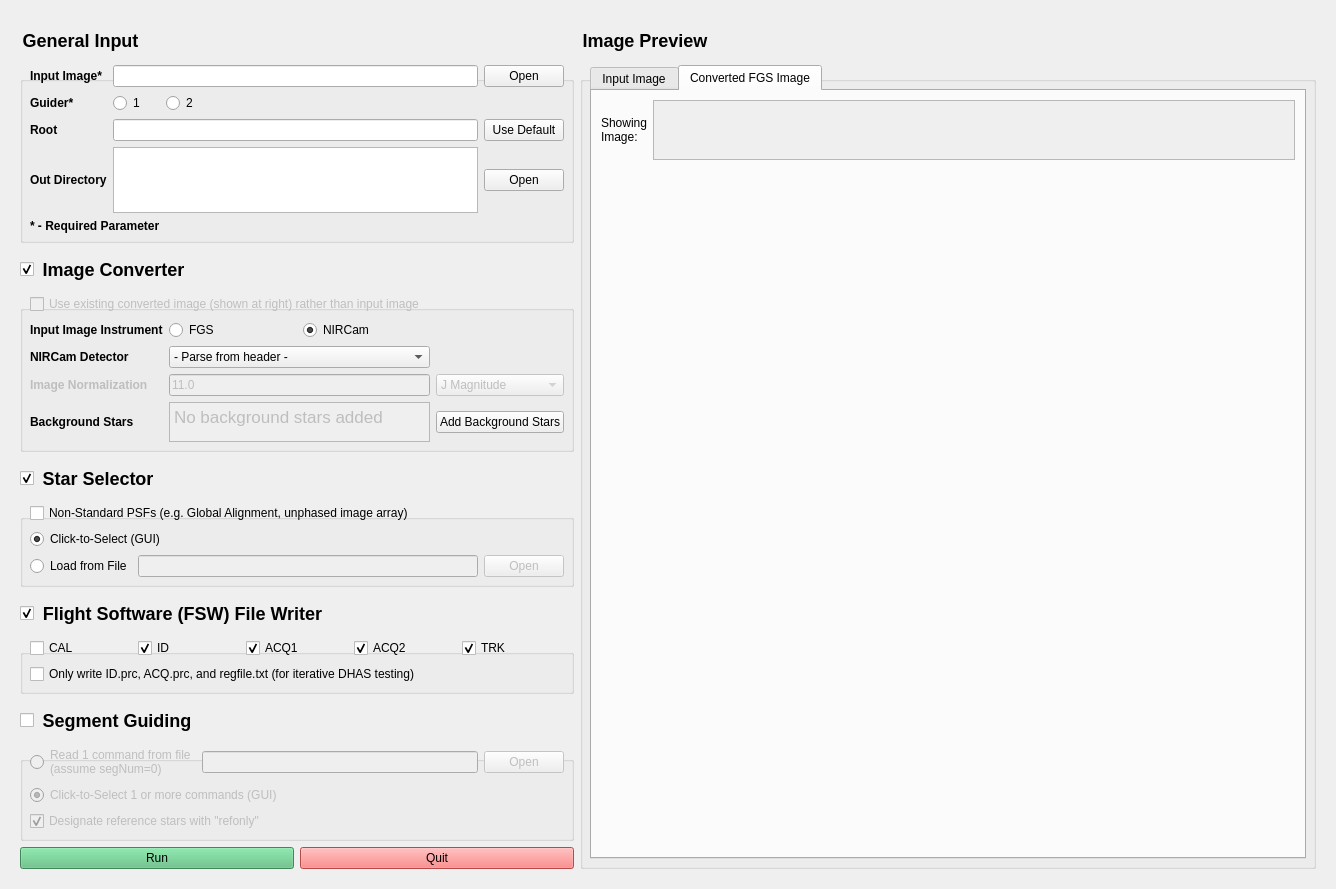
 <widget class="QMainWindow" name="MainWindow">
  <property name="geometry">
   <rect>
    <x>0</x>
    <y>0</y>
    <width>1336</width>
    <height>889</height>
   </rect>
  </property>
  <property name="windowTitle">
   <string>MainWindow</string>
  </property>
  <widget class="QWidget" name="centralwidget">
   <layout class="QGridLayout" name="gridLayout_8">
    <property name="margin">
     <number>20</number>
    </property>
    <item row="0" column="0" colspan="2">
     <widget class="QGroupBox" name="groupBox_inputData">
      <property name="sizePolicy">
       <sizepolicy hsizetype="Minimum" vsizetype="Preferred">
        <horstretch>0</horstretch>
        <verstretch>0</verstretch>
       </sizepolicy>
      </property>
      <property name="styleSheet">
       <string notr="true">QGroupBox { font-size: 18px; font-weight: bold; margin-top: 35px } QGroupBox::title { top: -25px }</string>
      </property>
      <property name="title">
       <string>General Input</string>
      </property>
      <property name="checkable">
       <bool>false</bool>
      </property>
      <layout class="QGridLayout" name="gridLayout">
       <item row="0" column="0">
        <widget class="QLabel" name="label_input">
         <property name="text">
          <string>&lt;b&gt;Input Image*&lt;/b&gt;</string>
         </property>
        </widget>
       </item>
       <item row="0" column="1" colspan="3">
        <widget class="QLineEdit" name="lineEdit_inputImage"/>
       </item>
       <item row="0" column="4">
        <widget class="QPushButton" name="pushButton_inputImage">
         <property name="text">
          <string>Open</string>
         </property>
        </widget>
       </item>
       <item row="1" column="0">
        <widget class="QLabel" name="label_guider">
         <property name="text">
          <string>&lt;b&gt;Guider*&lt;/b&gt;</string>
         </property>
        </widget>
       </item>
       <item row="1" column="1">
        <widget class="QRadioButton" name="radioButton_G1">
         <property name="text">
          <string>1</string>
         </property>
         <attribute name="buttonGroup">
          <string notr="true">buttonGroup_guider</string>
         </attribute>
        </widget>
       </item>
       <item row="1" column="2">
        <widget class="QRadioButton" name="radioButton_G2">
         <property name="text">
          <string>2</string>
         </property>
         <attribute name="buttonGroup">
          <string notr="true">buttonGroup_guider</string>
         </attribute>
        </widget>
       </item>
       <item row="1" column="3">
        <spacer name="horizontalSpacer">
         <property name="orientation">
          <enum>Qt::Horizontal</enum>
         </property>
         <property name="sizeHint" stdset="0">
          <size>
           <width>274</width>
           <height>20</height>
          </size>
         </property>
        </spacer>
       </item>
       <item row="2" column="0">
        <widget class="QLabel" name="label_root">
         <property name="text">
          <string>&lt;b&gt;Root&lt;/b&gt;</string>
         </property>
        </widget>
       </item>
       <item row="2" column="1" colspan="3">
        <widget class="QLineEdit" name="lineEdit_root"/>
       </item>
       <item row="2" column="4">
        <widget class="QPushButton" name="pushButton_root">
         <property name="text">
          <string>Use Default</string>
         </property>
        </widget>
       </item>
       <item row="3" column="0">
        <widget class="QLabel" name="label_out">
         <property name="text">
          <string>&lt;html&gt;&lt;head/&gt;&lt;body&gt;&lt;p&gt;&lt;span style=&quot; font-weight:600;&quot;&gt;Out Directory&lt;/span&gt;&lt;/p&gt;&lt;/body&gt;&lt;/html&gt;</string>
         </property>
        </widget>
       </item>
       <item row="3" column="4">
        <widget class="QPushButton" name="pushButton_out">
         <property name="text">
          <string>Open</string>
         </property>
        </widget>
       </item>
       <item row="4" column="0" colspan="2">
        <widget class="QLabel" name="label_requiredParameter">
         <property name="text">
          <string>&lt;html&gt;&lt;head/&gt;&lt;body&gt;&lt;p&gt;&lt;span style=&quot; font-weight:600;&quot;&gt;* - Required Parameter&lt;/span&gt;&lt;/p&gt;&lt;/body&gt;&lt;/html&gt;</string>
         </property>
        </widget>
       </item>
       <item row="3" column="1" colspan="3">
        <widget class="QTextEdit" name="textEdit_out">
         <property name="sizePolicy">
          <sizepolicy hsizetype="Expanding" vsizetype="MinimumExpanding">
           <horstretch>0</horstretch>
           <verstretch>0</verstretch>
          </sizepolicy>
         </property>
         <property name="minimumSize">
          <size>
           <width>0</width>
           <height>40</height>
          </size>
         </property>
         <property name="maximumSize">
          <size>
           <width>16777215</width>
           <height>70</height>
          </size>
         </property>
        </widget>
       </item>
      </layout>
     </widget>
    </item>
    <item row="0" column="2" rowspan="6">
     <widget class="QGroupBox" name="groupBox_imagePreview">
      <property name="styleSheet">
       <string notr="true">QGroupBox { font-size: 18px; font-weight: bold; margin-top: 35px } QGroupBox::title { top: -25px }</string>
      </property>
      <property name="title">
       <string>Image Preview</string>
      </property>
      <property name="checkable">
       <bool>false</bool>
      </property>
      <layout class="QHBoxLayout" name="horizontalLayout">
       <item>
        <widget class="QTabWidget" name="tabWidget">
         <property name="focusPolicy">
          <enum>Qt::NoFocus</enum>
         </property>
         <property name="tabPosition">
          <enum>QTabWidget::North</enum>
         </property>
         <property name="tabShape">
          <enum>QTabWidget::Rounded</enum>
         </property>
         <property name="currentIndex">
          <number>1</number>
         </property>
         <widget class="QWidget" name="tab_input">
          <attribute name="title">
           <string>Input Image</string>
          </attribute>
          <layout class="QGridLayout" name="gridLayout_7">
           <item row="0" column="0">
            <widget class="QLabel" name="label_showingInput">
             <property name="text">
              <string>Showing
Image:</string>
             </property>
             <property name="buddy">
              <cstring>label_showingInput</cstring>
             </property>
            </widget>
           </item>
           <item row="0" column="1">
            <widget class="QTextEdit" name="textEdit_showingInput">
             <property name="enabled">
              <bool>false</bool>
             </property>
             <property name="sizePolicy">
              <sizepolicy hsizetype="Expanding" vsizetype="Maximum">
               <horstretch>0</horstretch>
               <verstretch>0</verstretch>
              </sizepolicy>
             </property>
             <property name="maximumSize">
              <size>
               <width>16777215</width>
               <height>60</height>
              </size>
             </property>
             <property name="styleSheet">
              <string notr="true">QTextEdit { background-color : #ECECEC }
\</string>
             </property>
            </widget>
           </item>
           <item row="1" column="0" colspan="2">
            <widget class="QWidget" name="canvas_input_slot" native="true">
             <property name="sizePolicy">
              <sizepolicy hsizetype="Expanding" vsizetype="Expanding">
               <horstretch>0</horstretch>
               <verstretch>0</verstretch>
              </sizepolicy>
             </property>
             <property name="minimumSize">
              <size>
               <width>600</width>
               <height>600</height>
              </size>
             </property>
            </widget>
           </item>
          </layout>
         </widget>
         <widget class="QWidget" name="tab_converted">
          <attribute name="title">
           <string>Converted FGS Image</string>
          </attribute>
          <layout class="QGridLayout" name="gridLayout_6">
           <item row="0" column="0">
            <widget class="QLabel" name="label_showingConverted">
             <property name="text">
              <string>Showing
Image:</string>
             </property>
             <property name="buddy">
              <cstring>label_showingInput</cstring>
             </property>
            </widget>
           </item>
           <item row="1" column="0" colspan="2">
            <widget class="QWidget" name="canvas_converted_slot" native="true">
             <property name="sizePolicy">
              <sizepolicy hsizetype="Expanding" vsizetype="Expanding">
               <horstretch>0</horstretch>
               <verstretch>0</verstretch>
              </sizepolicy>
             </property>
             <property name="minimumSize">
              <size>
               <width>600</width>
               <height>600</height>
              </size>
             </property>
            </widget>
           </item>
           <item row="0" column="1">
            <widget class="QTextEdit" name="textEdit_showingConverted">
             <property name="enabled">
              <bool>false</bool>
             </property>
             <property name="sizePolicy">
              <sizepolicy hsizetype="Expanding" vsizetype="Maximum">
               <horstretch>0</horstretch>
               <verstretch>0</verstretch>
              </sizepolicy>
             </property>
             <property name="maximumSize">
              <size>
               <width>16777215</width>
               <height>60</height>
              </size>
             </property>
             <property name="styleSheet">
              <string notr="true">QTextEdit { background-color : #ECECEC }
\</string>
             </property>
            </widget>
           </item>
          </layout>
         </widget>
        </widget>
       </item>
      </layout>
     </widget>
    </item>
    <item row="1" column="0" colspan="2">
     <widget class="QGroupBox" name="groupBox_imageConverter">
      <property name="enabled">
       <bool>true</bool>
      </property>
      <property name="sizePolicy">
       <sizepolicy hsizetype="Minimum" vsizetype="Preferred">
        <horstretch>0</horstretch>
        <verstretch>0</verstretch>
       </sizepolicy>
      </property>
      <property name="toolTip">
       <string>Convert input image into a raw FGS image</string>
      </property>
      <property name="styleSheet">
       <string notr="true">QGroupBox { font-size: 18px; font-weight: bold; margin-top: 35px } QGroupBox::title { top: -25px }</string>
      </property>
      <property name="title">
       <string>Image Converter</string>
      </property>
      <property name="checkable">
       <bool>true</bool>
      </property>
      <layout class="QGridLayout" name="gridLayout_3">
       <item row="3" column="3">
        <widget class="QComboBox" name="comboBox_normalize">
         <property name="enabled">
          <bool>false</bool>
         </property>
         <property name="currentIndex">
          <number>2</number>
         </property>
         <item>
          <property name="text">
           <string>- Select units -</string>
          </property>
         </item>
         <item>
          <property name="text">
           <string>FGS counts</string>
          </property>
         </item>
         <item>
          <property name="text">
           <string>J Magnitude</string>
          </property>
         </item>
        </widget>
       </item>
       <item row="1" column="2">
        <widget class="QRadioButton" name="radioButton_NIRCam">
         <property name="text">
          <string>NIRCam</string>
         </property>
         <property name="checked">
          <bool>true</bool>
         </property>
         <attribute name="buttonGroup">
          <string notr="true">buttonGroup_instrument</string>
         </attribute>
        </widget>
       </item>
       <item row="3" column="1" colspan="2">
        <widget class="QLineEdit" name="lineEdit_normalize">
         <property name="enabled">
          <bool>false</bool>
         </property>
         <property name="text">
          <string>11.0</string>
         </property>
        </widget>
       </item>
       <item row="2" column="0">
        <widget class="QLabel" name="label_detector">
         <property name="text">
          <string>&lt;html&gt;&lt;head/&gt;&lt;body&gt;&lt;p&gt;&lt;span style=&quot; font-weight:600;&quot;&gt;NIRCam Detector&lt;/span&gt;&lt;/p&gt;&lt;/body&gt;&lt;/html&gt;</string>
         </property>
        </widget>
       </item>
       <item row="4" column="3">
        <widget class="QPushButton" name="pushButton_backgroundStars">
         <property name="text">
          <string>Add Background Stars</string>
         </property>
        </widget>
       </item>
       <item row="1" column="1">
        <widget class="QRadioButton" name="radioButton_FGS">
         <property name="text">
          <string>FGS</string>
         </property>
         <attribute name="buttonGroup">
          <string notr="true">buttonGroup_instrument</string>
         </attribute>
        </widget>
       </item>
       <item row="3" column="0">
        <widget class="QLabel" name="label_normalize">
         <property name="enabled">
          <bool>false</bool>
         </property>
         <property name="text">
          <string>&lt;html&gt;&lt;head/&gt;&lt;body&gt;&lt;p&gt;&lt;span style=&quot; font-weight:600;&quot;&gt;Image Normalization&lt;/span&gt;&lt;/p&gt;&lt;/body&gt;&lt;/html&gt;</string>
         </property>
        </widget>
       </item>
       <item row="1" column="0">
        <widget class="QLabel" name="label_instrument">
         <property name="text">
          <string>&lt;html&gt;&lt;head/&gt;&lt;body&gt;&lt;p&gt;&lt;span style=&quot; font-weight:600;&quot;&gt;Input Image Instrument&lt;/span&gt;&lt;/p&gt;&lt;/body&gt;&lt;/html&gt;</string>
         </property>
        </widget>
       </item>
       <item row="4" column="0">
        <widget class="QLabel" name="label_backgroundStars">
         <property name="text">
          <string>&lt;html&gt;&lt;head/&gt;&lt;body&gt;&lt;p&gt;&lt;span style=&quot; font-weight:600;&quot;&gt;Background Stars&lt;/span&gt;&lt;/p&gt;&lt;/body&gt;&lt;/html&gt;</string>
         </property>
        </widget>
       </item>
       <item row="2" column="1" colspan="2">
        <widget class="QComboBox" name="comboBox_detector">
         <item>
          <property name="text">
           <string>- Parse from header -</string>
          </property>
         </item>
         <item>
          <property name="text">
           <string>A1</string>
          </property>
         </item>
         <item>
          <property name="text">
           <string>A2</string>
          </property>
         </item>
         <item>
          <property name="text">
           <string>A3</string>
          </property>
         </item>
         <item>
          <property name="text">
           <string>A4</string>
          </property>
         </item>
         <item>
          <property name="text">
           <string>A5 - long wave</string>
          </property>
         </item>
         <item>
          <property name="text">
           <string>B1</string>
          </property>
         </item>
         <item>
          <property name="text">
           <string>B2</string>
          </property>
         </item>
         <item>
          <property name="text">
           <string>B3</string>
          </property>
         </item>
         <item>
          <property name="text">
           <string>B4</string>
          </property>
         </item>
         <item>
          <property name="text">
           <string>B5 - long wave</string>
          </property>
         </item>
        </widget>
       </item>
       <item row="4" column="1" colspan="2">
        <widget class="QTextEdit" name="textEdit_backgroundStars">
         <property name="enabled">
          <bool>false</bool>
         </property>
         <property name="maximumSize">
          <size>
           <width>16777215</width>
           <height>40</height>
          </size>
         </property>
         <property name="styleSheet">
          <string notr="true">QTextEdit { background-color : #ECECEC }
\</string>
         </property>
         <property name="html">
          <string>&lt;!DOCTYPE HTML PUBLIC &quot;-//W3C//DTD HTML 4.0//EN&quot; &quot;http://www.w3.org/TR/REC-html40/strict.dtd&quot;&gt;
&lt;html&gt;&lt;head&gt;&lt;meta name=&quot;qrichtext&quot; content=&quot;1&quot; /&gt;&lt;style type=&quot;text/css&quot;&gt;
p, li { white-space: pre-wrap; }
&lt;/style&gt;&lt;/head&gt;&lt;body style=&quot; font-family:'.SF NS Text'; font-size:13pt; font-weight:400; font-style:normal;&quot;&gt;
&lt;p style=&quot; margin-top:0px; margin-bottom:0px; margin-left:0px; margin-right:0px; -qt-block-indent:0; text-indent:0px;&quot;&gt;No background stars added&lt;/p&gt;&lt;/body&gt;&lt;/html&gt;</string>
         </property>
        </widget>
       </item>
       <item row="0" column="0" colspan="4">
        <widget class="QCheckBox" name="checkBox_useConvertedImage">
         <property name="enabled">
          <bool>false</bool>
         </property>
         <property name="text">
          <string>Use existing converted image (shown at right) rather than input image</string>
         </property>
        </widget>
       </item>
      </layout>
     </widget>
    </item>
    <item row="2" column="0" colspan="2">
     <widget class="QGroupBox" name="groupBox_starSelector">
      <property name="sizePolicy">
       <sizepolicy hsizetype="Minimum" vsizetype="Preferred">
        <horstretch>0</horstretch>
        <verstretch>0</verstretch>
       </sizepolicy>
      </property>
      <property name="styleSheet">
       <string notr="true">QGroupBox { font-size: 18px; font-weight: bold; margin-top: 35px } QGroupBox::title { top: -25px }</string>
      </property>
      <property name="title">
       <string>Star Selector</string>
      </property>
      <property name="checkable">
       <bool>true</bool>
      </property>
      <layout class="QGridLayout" name="gridLayout_4">
       <item row="0" column="0" colspan="2">
        <widget class="QCheckBox" name="checkBox_globalAlignment">
         <property name="text">
          <string>Non-Standard PSFs (e.g. Global Alignment, unphased image array)</string>
         </property>
        </widget>
       </item>
       <item row="2" column="2">
        <widget class="QPushButton" name="pushButton_regfileStarSelector">
         <property name="enabled">
          <bool>false</bool>
         </property>
         <property name="text">
          <string>Open</string>
         </property>
        </widget>
       </item>
       <item row="1" column="0" colspan="2">
        <widget class="QRadioButton" name="radioButton_starSelectorGUI">
         <property name="text">
          <string>Click-to-Select (GUI)</string>
         </property>
         <property name="checked">
          <bool>true</bool>
         </property>
         <attribute name="buttonGroup">
          <string notr="true">buttonGroup_starSelector</string>
         </attribute>
        </widget>
       </item>
       <item row="2" column="1">
        <widget class="QLineEdit" name="lineEdit_regfileStarSelector">
         <property name="enabled">
          <bool>false</bool>
         </property>
        </widget>
       </item>
       <item row="2" column="0">
        <widget class="QRadioButton" name="radioButton_regfileStarSelector">
         <property name="text">
          <string>Load from File</string>
         </property>
         <attribute name="buttonGroup">
          <string notr="true">buttonGroup_starSelector</string>
         </attribute>
        </widget>
       </item>
      </layout>
      <zorder>groupBox_imageConverter</zorder>
      <zorder>groupBox_imageConverter</zorder>
      <zorder>checkBox_globalAlignment</zorder>
      <zorder>groupBox_imageConverter</zorder>
      <zorder>radioButton_starSelectorGUI</zorder>
      <zorder>radioButton_regfileStarSelector</zorder>
      <zorder>lineEdit_regfileStarSelector</zorder>
      <zorder>pushButton_regfileStarSelector</zorder>
     </widget>
    </item>
    <item row="3" column="0" colspan="2">
     <widget class="QGroupBox" name="groupBox_fileWriter">
      <property name="sizePolicy">
       <sizepolicy hsizetype="Minimum" vsizetype="Preferred">
        <horstretch>0</horstretch>
        <verstretch>0</verstretch>
       </sizepolicy>
      </property>
      <property name="styleSheet">
       <string notr="true">QGroupBox { font-size: 18px; font-weight: bold; margin-top: 35px } QGroupBox::title { top: -25px }</string>
      </property>
      <property name="title">
       <string>Flight Software (FSW) File Writer</string>
      </property>
      <property name="checkable">
       <bool>true</bool>
      </property>
      <layout class="QGridLayout" name="gridLayout_2">
       <item row="1" column="0" colspan="5">
        <widget class="QCheckBox" name="checkBox_rewritePRC">
         <property name="enabled">
          <bool>true</bool>
         </property>
         <property name="text">
          <string>Only write ID.prc, ACQ.prc, and regfile.txt (for iterative DHAS testing)</string>
         </property>
        </widget>
       </item>
       <item row="0" column="0">
        <widget class="QCheckBox" name="checkBox_CAL">
         <property name="text">
          <string>CAL</string>
         </property>
        </widget>
       </item>
       <item row="0" column="2">
        <widget class="QCheckBox" name="checkBox_ACQ1">
         <property name="text">
          <string>ACQ1</string>
         </property>
         <property name="checked">
          <bool>true</bool>
         </property>
        </widget>
       </item>
       <item row="0" column="3">
        <widget class="QCheckBox" name="checkBox_ACQ2">
         <property name="text">
          <string>ACQ2</string>
         </property>
         <property name="checked">
          <bool>true</bool>
         </property>
        </widget>
       </item>
       <item row="0" column="4">
        <widget class="QCheckBox" name="checkBox_TRK">
         <property name="text">
          <string>TRK</string>
         </property>
         <property name="checked">
          <bool>true</bool>
         </property>
        </widget>
       </item>
       <item row="0" column="1">
        <widget class="QCheckBox" name="checkBox_ID">
         <property name="text">
          <string>ID</string>
         </property>
         <property name="checked">
          <bool>true</bool>
         </property>
        </widget>
       </item>
      </layout>
      <zorder>groupBox_starSelector</zorder>
      <zorder>checkBox_CAL</zorder>
      <zorder>checkBox_ID</zorder>
      <zorder>checkBox_ACQ1</zorder>
      <zorder>checkBox_ACQ2</zorder>
      <zorder>checkBox_TRK</zorder>
      <zorder>checkBox_rewritePRC</zorder>
     </widget>
    </item>
    <item row="4" column="0" colspan="2">
     <widget class="QGroupBox" name="groupBox_segmentGuiding">
      <property name="sizePolicy">
       <sizepolicy hsizetype="Minimum" vsizetype="Preferred">
        <horstretch>0</horstretch>
        <verstretch>0</verstretch>
       </sizepolicy>
      </property>
      <property name="minimumSize">
       <size>
        <width>0</width>
        <height>0</height>
       </size>
      </property>
      <property name="styleSheet">
       <string notr="true">QGroupBox { font-size: 18px; font-weight: bold; margin-top: 35px } QGroupBox::title { top: -25px }</string>
      </property>
      <property name="title">
       <string>Segment Guiding</string>
      </property>
      <property name="checkable">
       <bool>true</bool>
      </property>
      <property name="checked">
       <bool>false</bool>
      </property>
      <layout class="QGridLayout" name="gridLayout_5">
       <item row="0" column="0">
        <widget class="QRadioButton" name="radioButton_regfileSegmentGuiding">
         <property name="text">
          <string>Read 1 command from file
(assume segNum=0)</string>
         </property>
         <attribute name="buttonGroup">
          <string notr="true">buttonGroup_segmentGuiding</string>
         </attribute>
        </widget>
       </item>
       <item row="0" column="2">
        <widget class="QPushButton" name="pushButton_regfileSegmentGuiding">
         <property name="enabled">
          <bool>false</bool>
         </property>
         <property name="text">
          <string>Open</string>
         </property>
        </widget>
       </item>
       <item row="2" column="0" colspan="2">
        <widget class="QCheckBox" name="checkBox_refonly">
         <property name="text">
          <string>Designate reference stars with &quot;refonly&quot;</string>
         </property>
         <property name="checked">
          <bool>true</bool>
         </property>
        </widget>
       </item>
       <item row="0" column="1">
        <widget class="QLineEdit" name="lineEdit_regfileSegmentGuiding"/>
       </item>
       <item row="1" column="0" colspan="2">
        <widget class="QRadioButton" name="radioButton_segmentGuidingGUI">
         <property name="text">
          <string>Click-to-Select 1 or more commands (GUI)</string>
         </property>
         <property name="checked">
          <bool>true</bool>
         </property>
         <attribute name="buttonGroup">
          <string notr="true">buttonGroup_segmentGuiding</string>
         </attribute>
        </widget>
       </item>
      </layout>
     </widget>
    </item>
    <item row="5" column="0">
     <widget class="QPushButton" name="pushButton_run">
      <property name="styleSheet">
       <string notr="true">QPushButton {
	background-color: rgb(90, 190, 125);
}</string>
      </property>
      <property name="text">
       <string>Run</string>
      </property>
     </widget>
    </item>
    <item row="5" column="1">
     <widget class="QPushButton" name="pushButton_quit">
      <property name="styleSheet">
       <string notr="true">QPushButton {
	background-color: rgb(255, 102, 102);
}</string>
      </property>
      <property name="text">
       <string>Quit</string>
      </property>
     </widget>
    </item>
   </layout>
  </widget>
 </widget>
